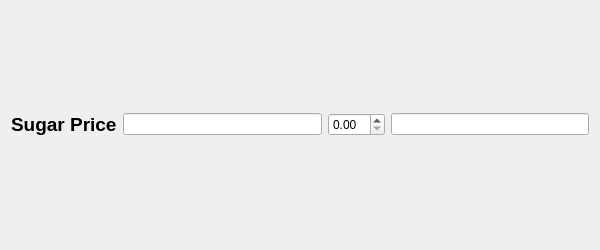
<?xml version="1.0" encoding="UTF-8"?>
<ui version="4.0">
 <class>Form</class>
 <widget class="QWidget" name="Form">
  <property name="geometry">
   <rect>
    <x>0</x>
    <y>0</y>
    <width>600</width>
    <height>250</height>
   </rect>
  </property>
  <property name="windowTitle">
   <string>Form</string>
  </property>
  <layout class="QVBoxLayout" name="verticalLayout">
   <item>
    <layout class="QHBoxLayout" name="horizontalLayout">
     <item>
      <widget class="QLabel" name="label">
       <property name="font">
        <font>
         <pointsize>14</pointsize>
         <weight>75</weight>
         <bold>true</bold>
        </font>
       </property>
       <property name="text">
        <string>Sugar Price</string>
       </property>
      </widget>
     </item>
     <item>
      <widget class="QLineEdit" name="lineEdit_price"/>
     </item>
     <item>
      <widget class="QDoubleSpinBox" name="doubleSpinBox"/>
     </item>
     <item>
      <widget class="QLineEdit" name="lineEdit_total"/>
     </item>
    </layout>
   </item>
  </layout>
 </widget>
 <resources/>
 <connections/>
</ui>
